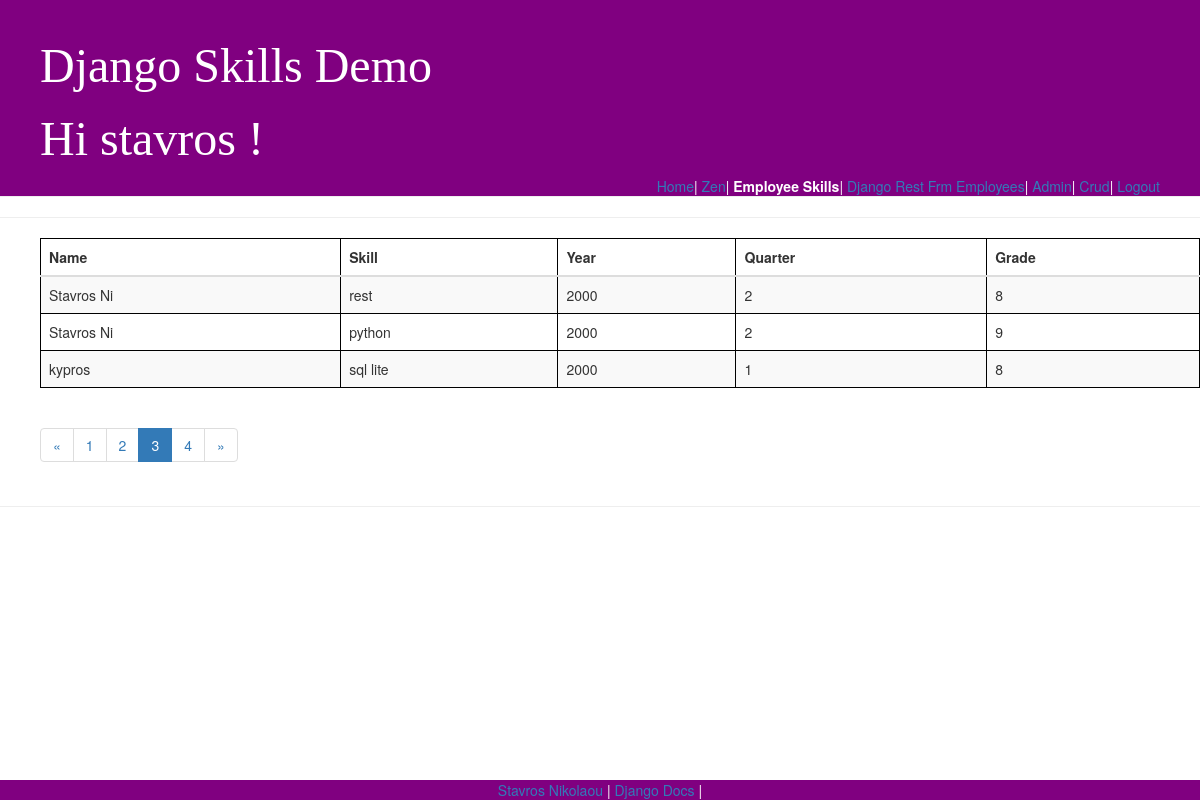
The app's page /skills/emp_skills_list/?page=3 (signed in) with its own data.
### skills/models.py (models this page shows, shortened)
class EmpSkills(models.Model):
    id = models.AutoField(primary_key=True)
    year = models.IntegerField(blank=True, null=True)
    quarter = models.IntegerField(blank=True, null=True)
    employee = models.ForeignKey('Employee', models.DO_NOTHING, blank=False, null=False)
    skill = models.ForeignKey('Skill', models.DO_NOTHING, blank=False, null=False)
    grade = models.IntegerField()
    class Meta:
        managed = False
        db_table = 'emp_skills'
        unique_together = (('year', 'quarter', 'employee', 'skill'),)

class Employee(models.Model):
    id = models.AutoField(primary_key=True)
    name = models.CharField(max_length=10)
    get_data=URLField()
    department = models.ForeignKey(Department, models.DO_NOTHING, blank=True, null=True)
    def get_data(self):
        bar_chart=pygal.Bar()
        bar_chart.title = self.name +'  average per quarter'
        data = defaultdict(list)
        for empSkill in EmpSkills.objects.filter(employee=self):
            data[str(empSkill.year) + " Q"+ str(empSkill.quarter)].append(empSkill.grade)
        for key,value in data.items():
            bar_chart.add(key, numpy.mean(value))
        return mark_safe('<img src="%s" width="750" height="550" />' % (bar_chart.render_data_uri()))
    class Meta:
        managed = False
        db_table = 'employee'

class Skill(models.Model):
    id = models.AutoField(primary_key=True)
    name = models.CharField(max_length=10)
    get_data=URLField()
    class Meta:
        managed = False
        db_table = 'skill'
    def get_data(self):
        bar_chart=pygal.Bar()
        bar_chart.title = self.name +'  average per quarter'
        data = defaultdict(list)
        for empSkill in EmpSkills.objects.filter(skill=self):
            data[str(empSkill.year) + " Q"+ str(empSkill.quarter)].append(empSkill.grade)
        for key,value in data.items():
            bar_chart.add(key, numpy.mean(value))
        return mark_safe('<img src="%s" width="750" height="550" />' % (bar_chart.render_data_uri()))

### skills/views.py (the view)
# urls.py: path('skills/emp_skills_list/',views.emp_skills,name='emp_skills'),
@login_required
def emp_skills(request):
    emp_skills_list = EmpSkills.objects.all()
    paginator = Paginator(emp_skills_list, 3) # Show 25 contacts per page
    page = request.GET.get('page')
    emp_skills_list = paginator.get_page(page)
    return render(request, 'skills/emp_skills_list.html', {'list': emp_skills_list})

### skills/templates/skills/emp_skills_list.html (shortened to what this page needs)
{% extends 'base.html' %}
{% block nav-empSkills %}<strong class="nav-active">Employee Skills</strong>{% endblock %}
{% block content %}
<table class="table table-striped">
  <thead>
    <tr>
      <th>Name</th>
      <th>Skill</th>
      <th>Year</th>
      <th>Quarter</th>
      <th>Grade</th>
    </tr>
  </thead>
  <tbody>
    {% for emp in list %}
      <tr>
        <td>{{ emp.employee.name }}</td>
        <td>{{ emp.skill.name }}</td>
        <td>{{ emp.year}}</td>
        <td>{{ emp.quarter}}</td>
        <td>{{ emp.grade}}</td>
      </tr>
    {% endfor %}
  </tbody>
</table>
{% if list.has_other_pages %}
  <ul class="pagination">
    {% if list.has_previous %}
      <li><a href="?page={{ list.previous_page_number }}">&laquo;</a></li>
    {% else %}
      <li class="disabled"><span>&laquo;</span></li>
    {% endif %}
    {% for i in list.paginator.page_range %}
      {% if list.number == i %}
        <li class="active"><span>{{ i }} <span class="sr-only">(current)</span></span></li>
      {% else %}
        <li><a href="?page={{ i }}">{{ i }}</a></li>
      {% endif %}
    {% endfor %}
    {% if list.has_next %}
      <li><a href="?page={{ list.next_page_number }}">&raquo;</a></li>
    {% else %}
      <li class="disabled"><span>&raquo;</span></li>
    {% endif %}
  </ul>
{% endif %}
{% endblock %}

### skills/templates/base.html (shortened to what this page needs)
<!DOCTYPE html>
<html>
<head>
   {% load staticfiles %}
        <link rel="stylesheet" href="//maxcdn.bootstrapcdn.com/bootstrap/3.2.0/css/bootstrap.min.css">
        <link rel="stylesheet" href="//maxcdn.bootstrapcdn.com/bootstrap/3.2.0/css/bootstrap-theme.min.css">
        <link rel="stylesheet" href="{% static 'css/skills.css' %}">
</head>
<body>
  <header class="page-header">
    <h1>Django Skills Demo </h1>
    {% if user.is_authenticated %}
    <h1>  Hi {{ user.username }} !</h1>
      {% block nav %}
        <ul id="nav" class="top-menu" >
            {% block nav-home %}<a href="{% url 'home' %}">Home</a>{% endblock %}|
            {% block nav-zen %}<a href="{% url 'zen' %}">Zen</a>{% endblock %}|
            {% block nav-empSkills %}<a href="{% url 'emp_skills' %}">Empp Skills</a>{% endblock %}|
            {% block nav-rest_emp %}<a href="{% url 'rest_emp' %}">Django Rest Frm Employees</a>{% endblock %}|
            {% block nav-admin %}<a href="/admin">Admin</a>{% endblock %}|
            {% block nav-crud %}<a href="/crud">Crud</a>{% endblock %}|
            {% block nav-logout %}<a href="{% url 'logout' %}">Logout</a>{% endblock %}
        </ul>
      {% endblock %}
    {% else %}
      <h1>User:stavros  Password:strovolos1234 </h1>
    {% endif %}
  </header>
  <hr>
  <main class="content">
    {% block content %}
    {% endblock %}
  </main>
  <hr>
  <footer class="footer">
    <a href="https://github.com/stavros82/skills">Stavros Nikolaou</a> |
    <a href="https://docs.djangoproject.com/en/2.0/">Django Docs</a> |
  </footer>
</body>
</html>

### skills/static/css/skills.css (style rules this page uses)
body { padding-left: o; }
.page-header { left: 0; width: 100%; background-color: purple; margin-top: 0; padding: 20px 20px 20px 40px; }
.page-header h1, .page-header h1 a, .page-header h1 a:visited, .page-header h1 a:active { color: #ffffff; font-size: 36pt; text-decoration: none; }
.content { margin-left: 40px; }
h1, h2, h3, h4 { font-family: cursive; }
table, th, td,tr { border: 1px solid black; }
.top-menu, .top-menu:hover, .top-menu:visited { color: #ffffff; float: right; font-size: 8; margin-right: 20px; }
.footer { position: fixed; left: 0; bottom: 0; width: 100%; background-color: purple; color: white; text-align: center; }
th, td,tr { padding: 15px; }

### records on screen
EmpSkills: employee.name "Stavros Ni", skill.name "rest", year "2000", quarter "2", grade "8"
EmpSkills: employee.name "Stavros Ni", skill.name "python", year "2000", quarter "2", grade "9"
EmpSkills: employee.name "kypros", skill.name "sql lite", year "2000", quarter "1", grade "8"

### other values on screen
{{ user.username }} "stavros"
{{ i }} "1" "2" "4"
{{ i }} "3"
